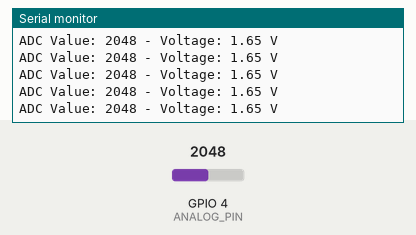
Bench run of a sketch on a simulated ESP32. Parts: the last lines printed to the serial monitor. The inputs (shaded band) are chosen by the test bench; at power-on: GPIO 4 (ANALOG_PIN) = 2048 (analog values on the 0–4095 scale).

Above: at 4.2 s.
4.3 s: GPIO 4 (ANALOG_PIN) set to 1032
At 5.1 s:
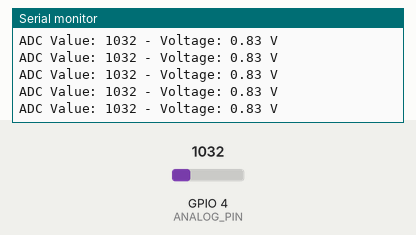
5.8 s: GPIO 4 (ANALOG_PIN) set to 927
At 6.9 s:
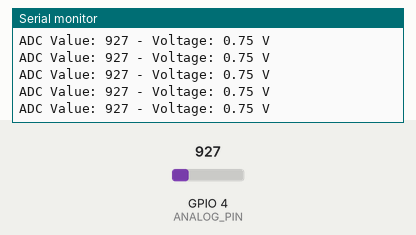
Timing chart, 0 to 8.8 s (numbered marks = the images above; inputs shaded):
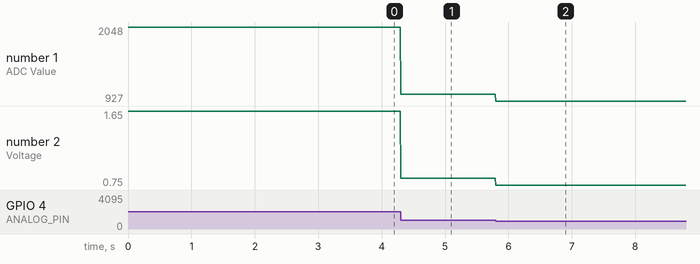

The sketch:

voltage_meter.ino
```cpp
#include <Arduino.h>

#define ANALOG_PIN 4  // Connect analog signal to GPIO4
#define ADC_RESOLUTION 4095  // ADC resolution for ESP32 is 12 bits

void setup() {
  Serial.begin(115200);  // Start serial communication with a baud rate of 115200
  analogReadResolution(12);  // Set ESP32 ADC resolution to 12 bits
}

void loop() {
  int adcValue = analogRead(ANALOG_PIN);  // Read analog value
  float voltage = adcValue * (3.3 / ADC_RESOLUTION);  // Convert analog value to voltage

  Serial.print("ADC Value: ");
  Serial.print(adcValue);  // Output ADC raw value
  Serial.print(" - Voltage: ");
  Serial.print(voltage);  // Output voltage value
  Serial.println(" V");

  delay(10);  // Read once per second
}
```

Measured:
- after the input at 4.3 s, the serial monitor: prints a new line at once (image 1)
- after the input at 5.8 s, the serial monitor: prints a new line at once (image 2)
- plotted number 1: 2048 → 1032 after the input at 4.3 s, 1032 → 927 after the input at 5.8 s
- plotted number 2: 1.65 → 0.83 after the input at 4.3 s, 0.83 → 0.75 after the input at 5.8 s
